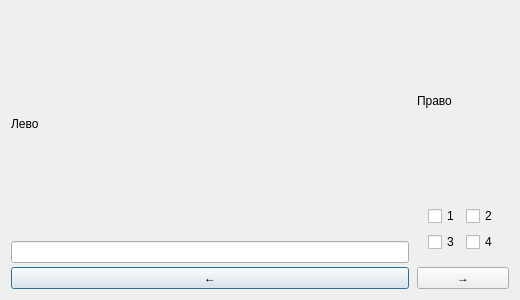
<?xml version="1.0" encoding="UTF-8"?>
<ui version="4.0"><class>Dialog</class><widget class="QDialog" name="Dialog"><property name="geometry"><rect><x>0</x><y>0</y><width>520</width><height>300</height></rect></property><property name="windowTitle"><string>#048 nested/133_hbox_vbox_grid</string></property><layout class="QVBoxLayout" name="verticalLayout"><property name="leftMargin"><number>11</number></property><property name="topMargin"><number>11</number></property><property name="rightMargin"><number>11</number></property><property name="bottomMargin"><number>11</number></property><property name="spacing"><number>6</number></property><item><layout class="QHBoxLayout" name="split"><property name="leftMargin"><number>0</number></property><property name="topMargin"><number>0</number></property><property name="rightMargin"><number>0</number></property><property name="bottomMargin"><number>0</number></property><property name="spacing"><number>8</number></property><item><layout class="QVBoxLayout" name="left"><property name="leftMargin"><number>0</number></property><property name="topMargin"><number>0</number></property><property name="rightMargin"><number>0</number></property><property name="bottomMargin"><number>0</number></property><property name="spacing"><number>4</number></property><item><widget class="QLabel" name="l1"><property name="text"><string>Лево</string></property></widget></item><item><widget class="QLineEdit" name="e1"></widget></item><item><widget class="QPushButton" name="b1"><property name="text"><string>←</string></property></widget></item></layout></item><item><layout class="QVBoxLayout" name="right"><property name="leftMargin"><number>0</number></property><property name="topMargin"><number>0</number></property><property name="rightMargin"><number>0</number></property><property name="bottomMargin"><number>0</number></property><property name="spacing"><number>4</number></property><item><widget class="QLabel" name="l2"><property name="text"><string>Право</string></property></widget></item><item><layout class="QGridLayout" name="g"><property name="leftMargin"><number>11</number></property><property name="topMargin"><number>11</number></property><property name="rightMargin"><number>11</number></property><property name="bottomMargin"><number>11</number></property><property name="spacing"><number>6</number></property><item row="0" column="0"><widget class="QCheckBox" name="c1"><property name="text"><string>1</string></property><property name="checked"><bool>false</bool></property></widget></item><item row="0" column="1"><widget class="QCheckBox" name="c2"><property name="text"><string>2</string></property><property name="checked"><bool>false</bool></property></widget></item><item row="1" column="0"><widget class="QCheckBox" name="c3"><property name="text"><string>3</string></property><property name="checked"><bool>false</bool></property></widget></item><item row="1" column="1"><widget class="QCheckBox" name="c4"><property name="text"><string>4</string></property><property name="checked"><bool>false</bool></property></widget></item></layout></item><item><widget class="QPushButton" name="b2"><property name="text"><string>→</string></property></widget></item></layout></item></layout></item></layout></widget></ui>
